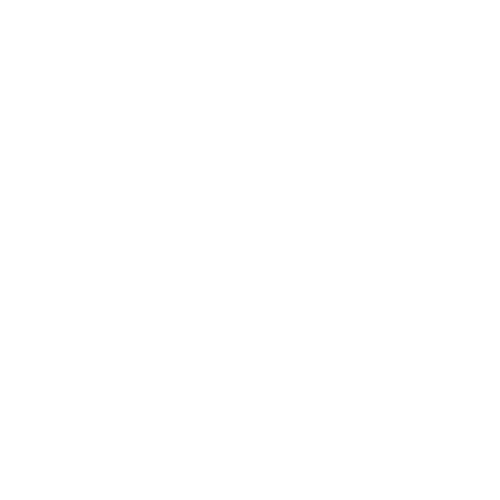
Frame 1 (no input)
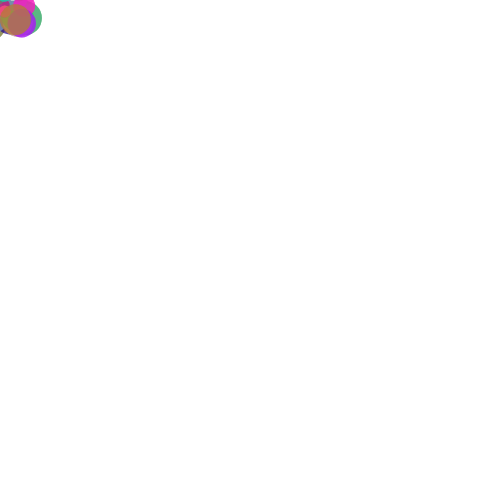
Frame 60 (no input)
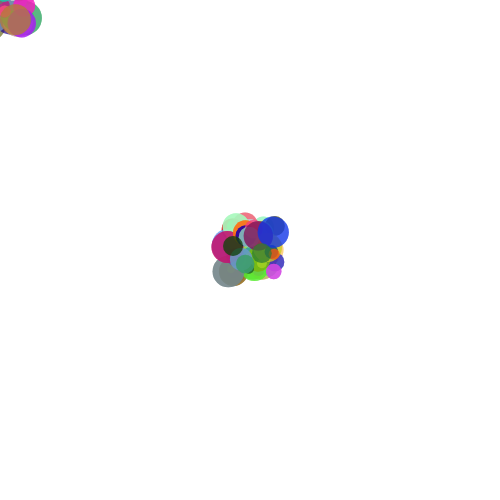
Frame 120 (the mouse pressed at the canvas centre since frame 60)

The p5.js sketch that drew these frames (run headless with seeded random() and noise() and a simulated clock; from frame 60 on, the mouse is pressed at the canvas centre):

// p5.js sketch
// ── sketch.js
let states = "Circle"

function setup() {
    createCanvas(500, 500);
    background(255, 255, 255);
 }
  
 function draw() {
    let r = random(0, 255);
    let g = random(0, 255);
    let b = random(0, 255);
    let opacity = random (120, 180);
    fill(r, g, b, opacity);
    noStroke();
  
    let size = random(5, 35);
    let offSetX = random(-25, 25);
    let offSetY = random(-25, 25);
    ellipse(mouseX + offSetX, mouseY + offSetY, size, size);

    if (states == "Square"){
        rect(mouseX + offSetX, mouseY + offSetY, size, size)
    }
    if (states == "Triangle"){
        triangle(mouseX + offSetX + size, mouseY + offSetY + size, mouseX + offSetX + size, mouseY + offSetY + size, mouseX + offSetX + size, mouseY + offSetY + size)
    }
    if (states == "Circle"){
        ellipse(mouseX + offSetX, mouseY + offSetY, size, size);
    }
 }
  
 function mouseClicked() {
    if (states == "Circle"){
        states = "Square"
    }
    if (states == "Square"){
        states = "Triangle"
    }
    if (states == "Triangle"){
        states = "Circle"
    }
 }
 
